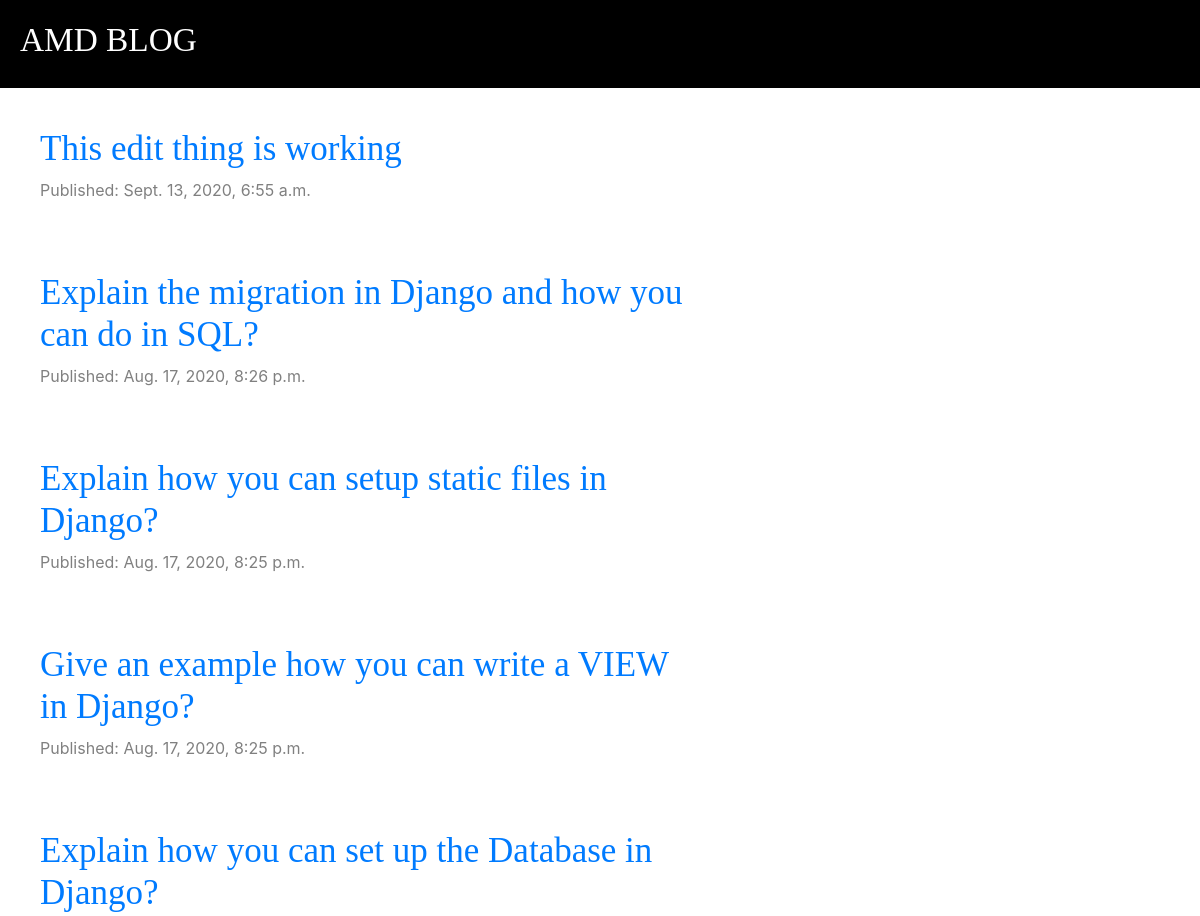
Before: / (upper part) with the older database file.
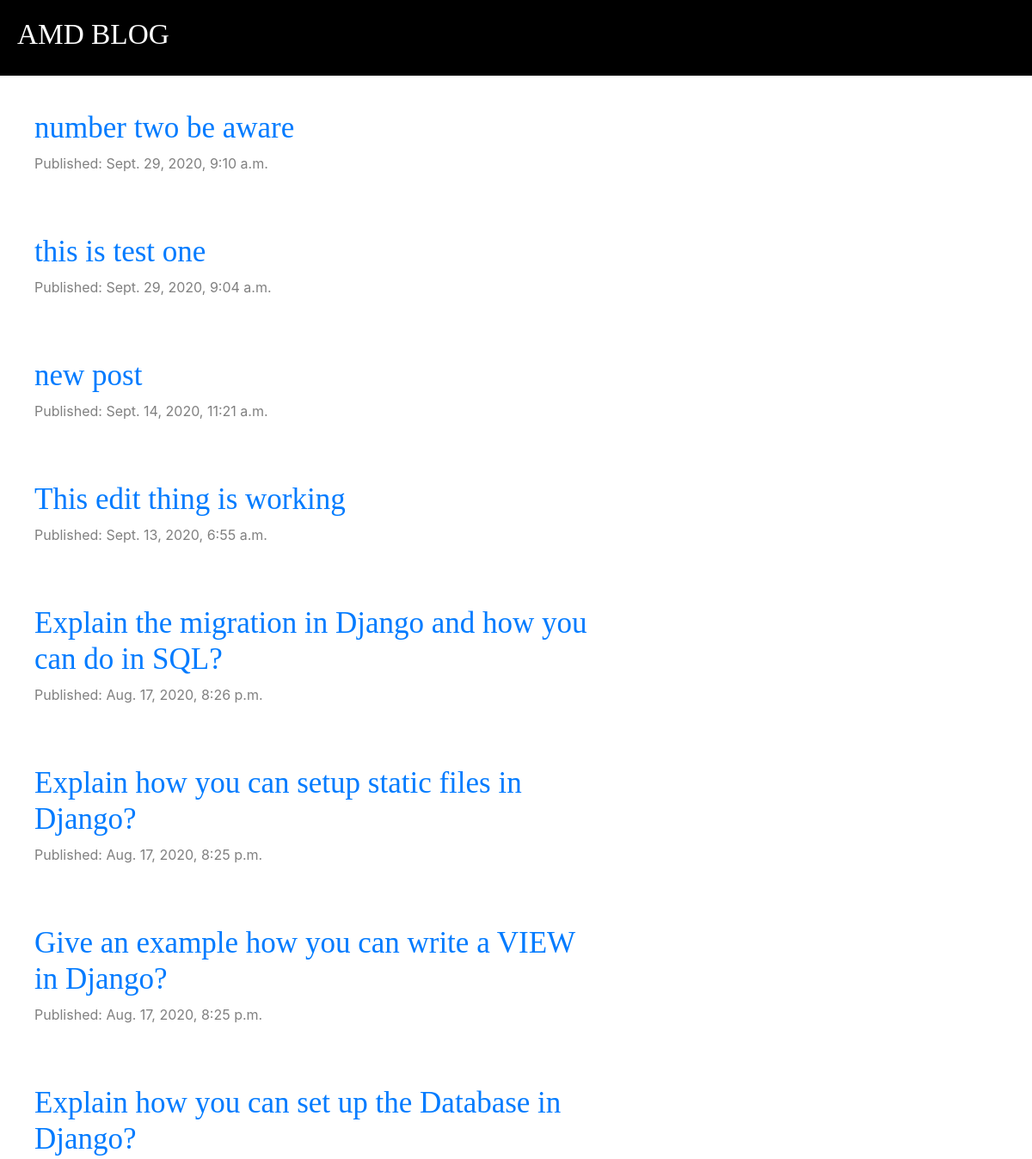
After: the same page with the newer database file.
### blog/models.py (models this page shows, shortened)
class Post(models.Model):
    author = models.ForeignKey('auth.User', on_delete=models.CASCADE)
    title = models.CharField(max_length=200)
    text = models.TextField()
    created_date = models.DateTimeField(default=timezone.now)
    published_date = models.DateTimeField(blank=True, null=True)

### blog/views.py (the view)
# urls.py: path('', views.post_list, name='post_list'),
def post_list(request):
    posts = Post.objects.filter(published_date__lte=timezone.now()).order_by('-published_date')
    stuff_for_frontend = {'posts': posts}
    return render(request, 'blog/post_list.html', stuff_for_frontend)

### blog/templates/blog/post_list.html
{% extends "blog/base.html" %}
{% block content %}
    {% for post in posts %}
        <div class="post">
            <h2><a href="{% url 'post_detail' pk=post.pk%}">{{ post.title }}</a></h2>
            <div class="date">
                <p>Published: {{ post.published_date }}</p>
            </div>
        </div>
    {% endfor %}
{% endblock content %}

Changed rows visible on the page:
added Post: title "number two be aware", published_date "Sept. 29, 2020, 9:10 a.m."
added Post: title "this is test one", published_date "Sept. 29, 2020, 9:04 a.m."
added Post: title "new post", published_date "Sept. 14, 2020, 11:21 a.m."
